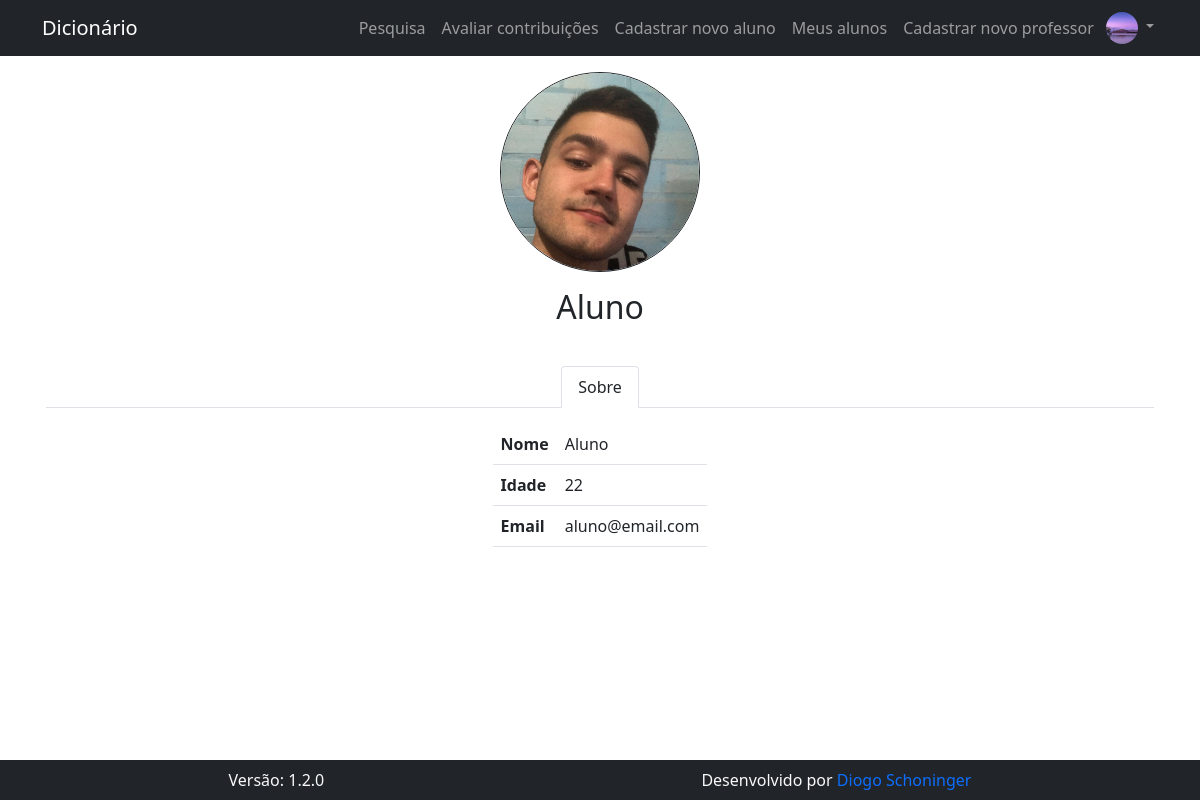
Before: /pages/user/perfil.php?id_usuario=3 (signed in) with the older database file.
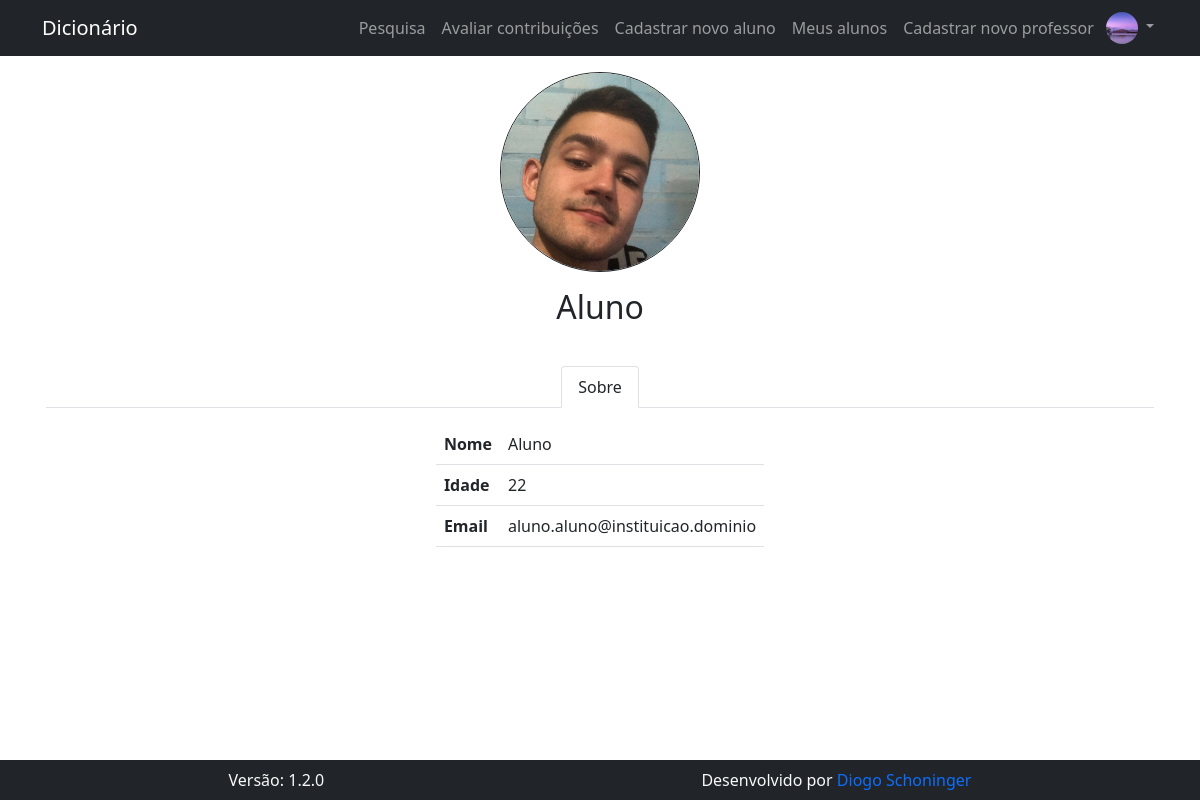
After: the same page with the newer database file.
### tables this page shows
CREATE TABLE IF NOT EXISTS `usuario` (
  `id_usuario` int(11) NOT NULL AUTO_INCREMENT,
  `nome_usuario` text NOT NULL,
  `data_nasc` date NOT NULL,
  `email` varchar(128) NOT NULL,
  `cpf` varchar(11) NOT NULL,
  `senha` text NOT NULL,
  `nivel` int(1) NOT NULL,
  `primeiro_acesso` int(1) NOT NULL DEFAULT 1,
  `id_responsavel` int(1) NOT NULL,
  `foto` text DEFAULT NULL,
  PRIMARY KEY (`id_usuario`),
  UNIQUE KEY `email` (`email`),
  UNIQUE KEY `cpf` (`cpf`)
);

### pages/user/perfil.php (the view, shortened to what this page needs)
<?php
  if ( !isset( $_GET["id_usuario"] ) ) {
    if ( !isset( $_SESSION["id_usuario"] ) ) {
      header("Location: " . BASE_URL);
      exit();
    }
    $usuario["id_usuario"] = $_SESSION["id_usuario"];
    $usuario["nome_usuario"] = $_SESSION["nome_usuario"];
    $usuario["foto"] = $_SESSION["foto"];
    $usuario["data_nasc"] = $_SESSION["data_nasc"];
    $usuario["email"] = $_SESSION["email"];
    $usuario["nivel"] = $_SESSION["nivel"];
    $config = true;
  } else {
    $conn = open_db();
    $id_usuario = mysqli_real_escape_string( $conn, $_GET["id_usuario"] );
    $result = $conn->query("SELECT id_usuario, nome_usuario, foto, data_nasc, email, nivel FROM usuario WHERE id_usuario = $id_usuario");
    if ( $result->num_rows !== 1 ) {
      header("Location: " . BASE_URL);
      exit();
    } else $usuario = $result->fetch_array();
  }
?>
<div>
  <div class="row justify-content-center">
    <img src="<?php if($usuario["foto"]) echo BASE_URL . $usuario["foto"]; else echo IMG_DEFAULT ?>" style="width: 200px; height: 200px; object-fit: cover" class="p-0 rounded-circle border border-1 border-dark mb-3">
  </div>
  <div class="row justify-content-center">
    <h1 class="fs-2 text-center"><?php echo $usuario["nome_usuario"] ?></h1>
  </div>
</div>
<div class="container">
  <div class="nav nav-tabs justify-content-center mt-3" id="nav-tab" role="tablist">
    <button class="nav-link text-dark active" id="nav-tab-sobre" data-bs-toggle="tab" data-bs-target="#nav-sobre" type="button" role="tab" aria-controls="nav-sobre" aria-selected="false">Sobre</button>
  </div>
  <div class="tab-content" id="nav-tabContent">
    <div class="tab-pane fade pt-3 show active" id="nav-sobre" role="tabpanel" aria-labelledby="nav-tab-sobre">
      <table class="table w-auto m-auto">
        <tr>
          <th>Nome</th>
          <td><?php echo $usuario["nome_usuario"] ?></td>
        </tr>
        <tr>
          <th>Idade</th>
          <?php
            $data = explode( "-", $usuario["data_nasc"] );
            $ano_nasc = $data[0];
            $ano_atual = date("Y");
            $usuario["idade"] = $ano_atual - $ano_nasc;
          ?>
          <td><?php echo $usuario["idade"] ?></td>
        </tr>
        <tr>
          <th>Email</th>
          <td><?php echo $usuario["email"] ?></td>
        </tr>
      </table>
    </div>
  </div>
</div>

Changed rows visible on the page:
changed usuario "Aluno": email "aluno@email.com" → "aluno.aluno@instituicao.dominio"
